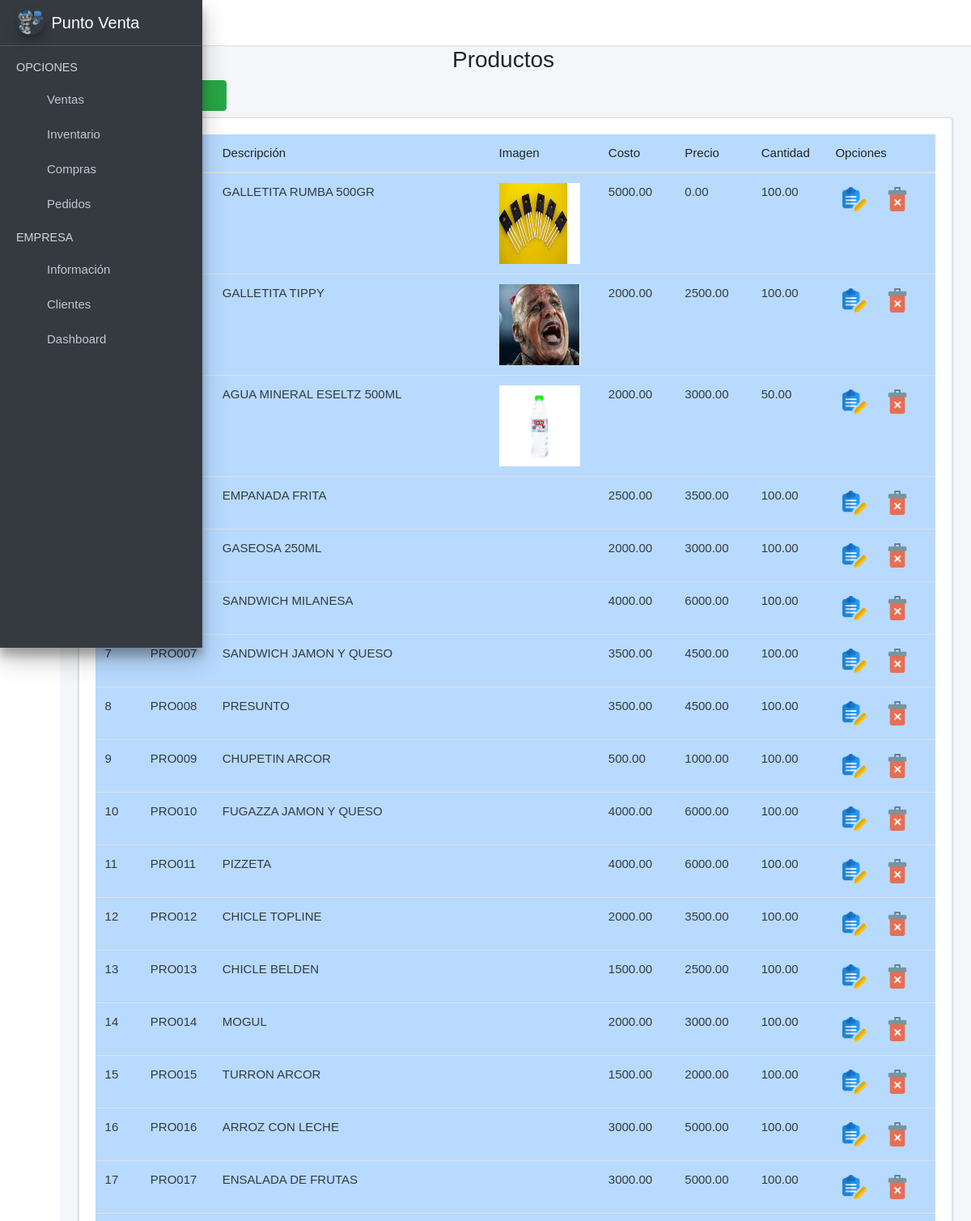
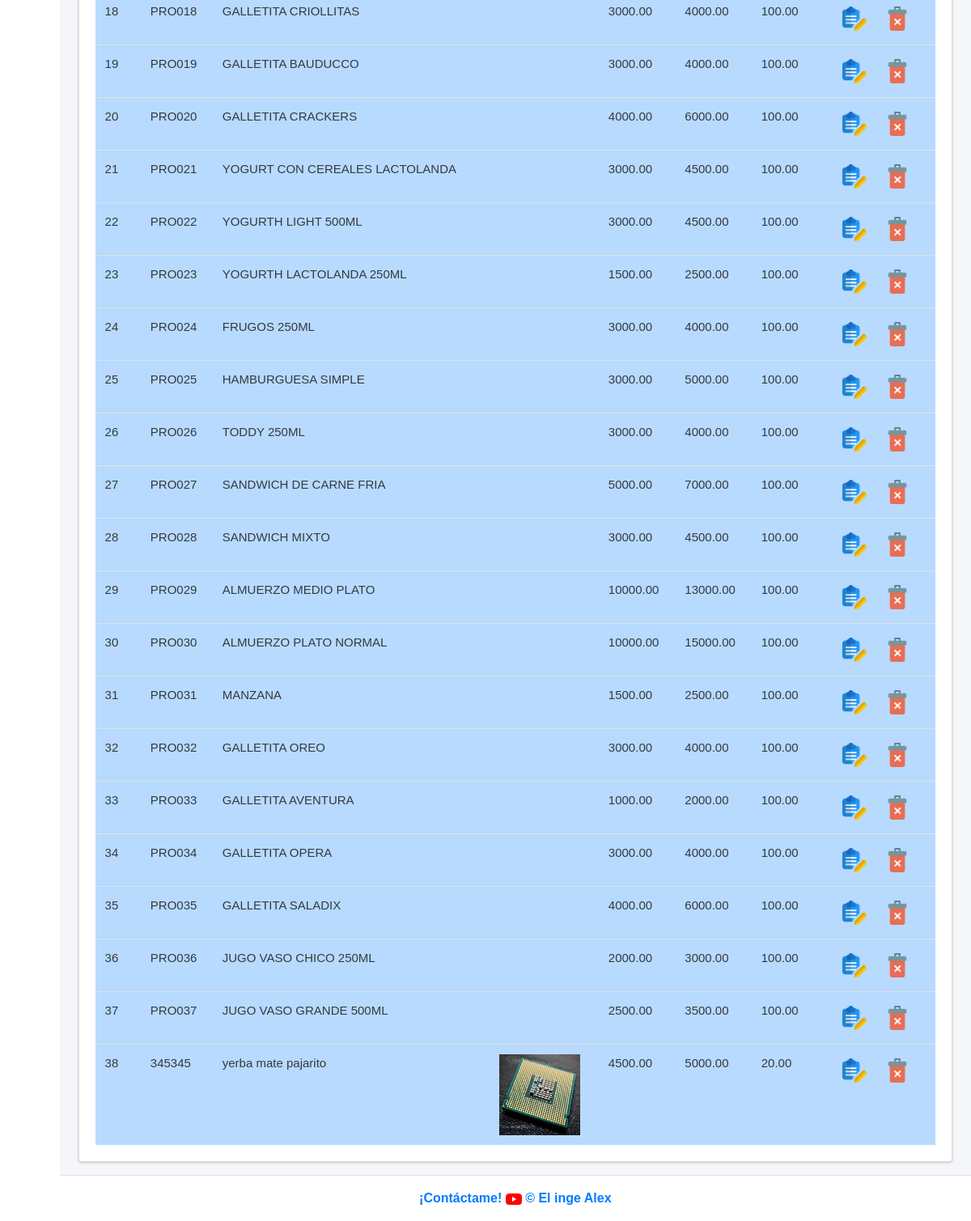
The app's page /productos/, older data (2 pictures, top to bottom).
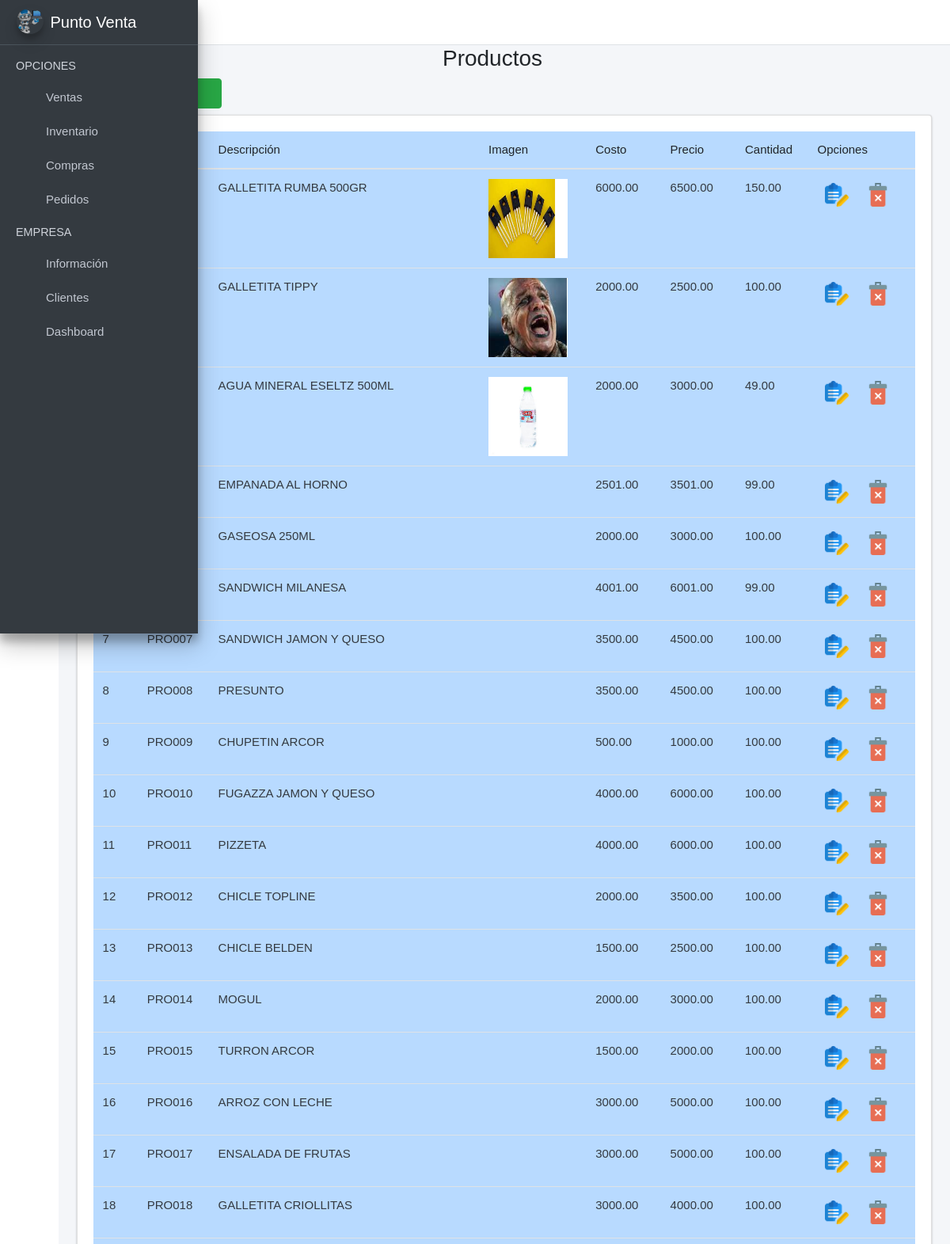
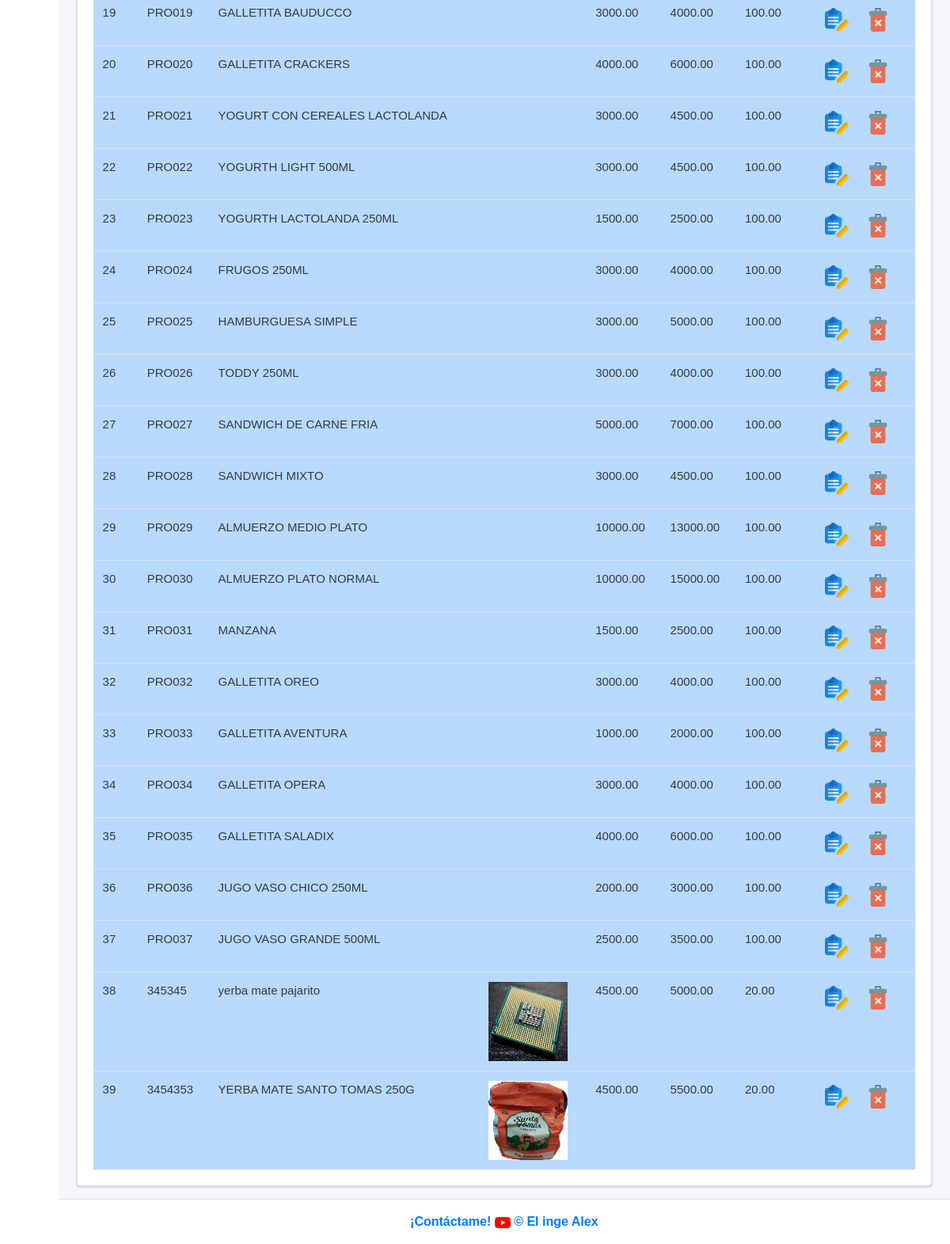
The same page, newer data (2 pictures, top to bottom).
### ventas/models.py (models this page shows, shortened)
class Producto(models.Model):
    codigo = models.CharField(max_length=255, unique=True, null=True, blank=True)
    descripcion = models.CharField(max_length=255, unique=True, null=False)
    imagen = models.ImageField(upload_to='productos', null=True, blank=True)
    costo = models.DecimalField(max_digits=15, decimal_places=2, null=False)
    precio = models.DecimalField(max_digits=15, decimal_places=2, null=False, default=0, blank=True )
    cantidad = models.DecimalField(max_digits=15, decimal_places=2, null=False)
    created = models.DateTimeField(auto_now_add=True)
    updated = models.DateTimeField(auto_now_add=True)
    class Meta:
        verbose_name = 'producto'
        verbose_name_plural = 'productos'
        order_with_respect_to = 'descripcion'

### ventas/views.py (the view)
# urls.py: path('productos/', views.productos_view, name='Productos'),
def productos_view(request):
    productos = Producto.objects.all()
    form_add = AddProductoForm()
    form_editar = EditarProductoForm()
    context = {
        'productos': productos,
        'form_add': form_add,
        'form_editar': form_editar
    }
    return render(request, 'productos.html', context)

### ventas/templates/productos.html (shortened to what this page needs)
{% extends "base.html" %}
{% load static %}
{% load widget_tweaks %}
{% block content %}
<link rel="stylesheet" href="{% static 'index/css/b4.css' %}">
<div class="row">
    <div class="col-md-12">
        <h3 class="text-center">Productos   <i class="fas fa-boxes"></i></h3>
        <div class="col-md-3 pb-2">
            <a href="#AgregarPersonalModal"
                data-toggle="modal" data-dismiss="modal">
                <button type="button" class="btn btn-success">
                    <i class="fas fa-plus-circle"></i>
                </button>
            </a>
        </div>
        <div class="card card-body" style="overflow:scroll">
            <table class="table table-hover table-primary" id="myTable">
                <thead>
                    <tr>
                        <th># ID</th>
                        <th>Codigo</th>
                        <th>Descripción</th>
                        <th>Imagen</th>
                        <th>Costo</th>
                        <th>Precio</th>
                        <th>Cantidad</th>
                        <th>Opciones</th>
                    </tr>
                </thead>
                <tbody class="text-dark">
                    {% for i in productos %}
                    <tr>
                        <td>{{i.id}}</td>
                        <td>{{i.codigo}}</td>
                        <td>{{i.descripcion}}</td>
                        {% if i.imagen %}
                        <td><img src="{{i.imagen.url}}" alt="Error" width="100" height="100"></td>
                        {% else %}
                        <td></td>
                        {% endif %}
                        <td>{{i.costo}}</td>
                        <td>{{i.precio}}</td>
                        <td>{{i.cantidad}}</td>
                        <td>
                            <button onclick="editarProducto('{{i.id}}','{{i.codigo}}','{{i.descripcion}}', '{{i.costo}}','{{i.precio}}','{{i.cantidad}}')"  class="btn btn-dark-outline btn-sm" data-toggle="modal"
                                href="#EditarPersonalModal"><img src="{% static 'index/img/editar.png' %}" alt="Error"
                                    width="30"></button>
                            <button onclick="eliminarProducto('{{i.id}}')" class="btn btn-dark-outline btn-sm"
                                data-toggle="modal" href="#EliminarPersonalModal"><img
                                    src="{% static 'index/img/delete.png' %}" alt="Error" width="30"></button>
                        </td>
                    </tr>
                    {% endfor %}
                </tbody>
            </table>
        </div>
    </div>
</div>
{% endblock %}

### ventas/templates/base.html (shortened to what this page needs)
{% load static %}
<!DOCTYPE html>
<html lang="en">
<head>
  <link rel="stylesheet" href="{% static 'lib/adminlite/plugins/fontawesome-free/css/all.min.css' %}">
  <link rel="stylesheet"
    href="{% static 'lib/adminlite/plugins/tempusdominus-bootstrap-4/css/tempusdominus-bootstrap-4.min.css' %}">
  <link rel="stylesheet" href="{% static 'lib/adminlite/plugins/icheck-bootstrap/icheck-bootstrap.min.css' %}">
  <link rel="stylesheet" href="{% static 'lib/adminlite/plugins/jqvmap/jqvmap.min.css' %}">
  <link rel="stylesheet" href="{% static 'lib/adminlite/css/adminlte.min.css' %}">
  <link rel="stylesheet" href="{% static 'lib/adminlite/plugins/overlayScrollbars/css/OverlayScrollbars.min.css' %}">
  <link rel="stylesheet" href="{% static 'lib/adminlite/plugins/daterangepicker/daterangepicker.css' %}">
  <link rel="stylesheet" href="{% static 'lib/adminlite/plugins/summernote/summernote-bs4.min.css' %}">
  <link rel="stylesheet" href="{% static 'index/css/main.css' %}">
  <link rel="stylesheet" type="text/css" href="{% static 'index/DataTables/datatables.min.css' %}">
  <link rel="stylesheet" type="text/css"
    href="{% static 'index/DataTables/Buttons-2.0.1/css/buttons.dataTables.min.css' %}">
  <link rel="stylesheet" href="{% static 'jquery-ui/jquery-ui.min.css' %}">
</head>
<body class="hold-transition sidebar-mini layout-fixed sidebar-closed sidebar-collapse">
  <div class="wrapper">
    <nav class="main-header navbar navbar-expand navbar-white navbar-light">
      <ul class="navbar-nav">
        <li class="nav-item">
          <a class="nav-link" data-widget="pushmenu" href="#" role="button"></a>
        </li>
      </ul>
      <ul class="navbar-nav ml-auto">
        <li class="nav-item">
          <a class="nav-link" data-widget="fullscreen" href="#" role="button">
            <i class="fas fa-expand-arrows-alt"></i>
          </a>
        </li>
      </ul>
    </nav>
    <aside class="main-sidebar sidebar-dark-primary elevation-4">
      <a href="{% url 'Ventas' %}" class="brand-link">
        <img src="{% static 'index/img/logo.png' %}" alt="Logo" class="brand-image img-circle elevation-3"
          style="opacity: .8">
        <span class="brand-text font-weight-light">Punto Venta</span>
      </a>
      <div class="sidebar">
        <nav class="mt-2">
          <ul class="nav nav-pills nav-sidebar flex-column" data-widget="treeview" role="menu" data-accordion="false">
            <li class="nav-header">OPCIONES</li>
            <li class="nav-item">
              <a href="{% url 'Ventas' %}" class="nav-link">
                <i class="nav-icon far fa-calendar-alt"></i>
                <p>
                  Ventas
                </p>
              </a>
            </li>
            <li class="nav-item">
              <a href="{% url 'Productos' %}" class="nav-link">
                <i class="nav-icon fas fa-boxes"></i>
                <p>
                  Inventario
                </p>
              </a>
            </li>
            <li class="nav-item">
              <a href="" class="nav-link">
                <i class="nav-icon fas fa-industry"></i>
                <p>
                  Compras
                </p>
              </a>
            </li>
            <li class="nav-item">
              <a href="#" class="nav-link">
                <i class="nav-icon fas fa-tachometer-alt"></i>
                <p>
                  Pedidos
                  <i class="fas fa-angle-left right"></i>
                </p>
              </a>
            </li>
            <li class="nav-header">EMPRESA</li>
            <li class="nav-item">
              <a href="" class="nav-link">
                <i class=" nav-icon fas fa-globe"></i>
                <p>Información</p>
              </a>
            </li>
            <li class="nav-item">
              <a href="{% url 'Clientes' %}" class="nav-link">
                <i class="nav-icon fas fa-users-cog"></i>
                <p>Clientes</p>
              </a>
            </li>
            <li class="nav-item">
              <a href="" class="nav-link">
                <i class="nav-icon fas fa-chart-line"></i>
                <p>Dashboard</p>
              </a>
            </li>
          </ul>
        </nav>
      </div>
    </aside>
    <div class="content-wrapper">
      <section class="content">
        <div class="container-fluid">
          {% block content %}
          {% endblock %}
        </div>
      </section>
    </div>
    <footer class="main-footer text-center text-primary">
      <a href="https://www.youtube.com/c/AlejandroHernandezmicanal/videos" target="_blank" rel="noopener noreferrer">
        <strong>¡Contáctame! <img src="{% static 'index/img/youtube.png' %}" alt="Logo Youtube" width="20"> &copy; El
          inge
          Alex
        </strong>
      </a>
    </footer>
  </div>
</body>
</html>

### ventas/static/index/css/main.css (style rules this page uses)
p , input[type=text] , input[type=date], input[type=number], input[type=password] { font-weight: 100; font-size: 15px; }
table, th, td { font-weight: 100; font-size:15px; }
body { font-family: Arial, Helvetica, sans-serif !important; }

Row changes from the older to the newer data that the page shows:
changed Producto "GALLETITA RUMBA 500GR": costo "5000.00" → "6000.00"; precio "0.00" → "6500.00"; cantidad "100.00" → "150.00"
changed Producto "AGUA MINERAL ESELTZ 500ML": cantidad "50.00" → "49.00"
changed Producto: descripcion "EMPANADA FRITA" → "EMPANADA AL HORNO"; costo "2500.00" → "2501.00"; precio "3500.00" → "3501.00"; cantidad "100.00" → "99.00"
changed Producto "SANDWICH MILANESA": costo "4000.00" → "4001.00"; precio "6000.00" → "6001.00"; cantidad "100.00" → "99.00"
added Producto: id "39", codigo "3454353", descripcion "YERBA MATE SANTO TOMAS 250G", imagen (picture), costo "4500.00", precio "5500.00", cantidad "20.00"
